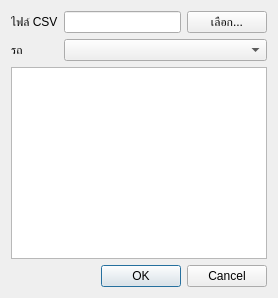
<?xml version="1.0" encoding="UTF-8"?>
<ui version="4.0">
 <class>ImportCsvDialog</class>
 <widget class="QDialog" name="ImportCsvDialog">
  <property name="windowTitle">
   <string>นำเข้าจาก CSV</string>
  </property>
  <layout class="QVBoxLayout" name="verticalLayout">
   <item>
    <layout class="QFormLayout" name="formLayout">
     <property name="fieldGrowthPolicy">
      <enum>QFormLayout::AllNonFixedFieldsGrow</enum>
     </property>
     <item row="0" column="0">
      <widget class="QLabel" name="fileLabel">
       <property name="text">
        <string>ไฟล์ CSV</string>
       </property>
      </widget>
     </item>
     <item row="0" column="1">
      <layout class="QHBoxLayout" name="fileLayout">
       <item>
        <widget class="QLineEdit" name="fileLineEdit"/>
       </item>
       <item>
        <widget class="QPushButton" name="browseButton">
         <property name="text">
          <string>เลือก...</string>
         </property>
        </widget>
       </item>
      </layout>
     </item>
     <item row="1" column="0">
      <widget class="QLabel" name="vehicleLabel">
       <property name="text">
        <string>รถ</string>
       </property>
      </widget>
     </item>
     <item row="1" column="1">
      <widget class="QComboBox" name="vehicleComboBox"/>
     </item>
    </layout>
   </item>
   <item>
    <widget class="QTableWidget" name="previewTable"/>
   </item>
   <item>
    <widget class="QDialogButtonBox" name="buttonBox">
     <property name="standardButtons">
      <set>QDialogButtonBox::Cancel|QDialogButtonBox::Ok</set>
     </property>
    </widget>
   </item>
  </layout>
 </widget>
 <resources/>
 <connections/>
</ui>
